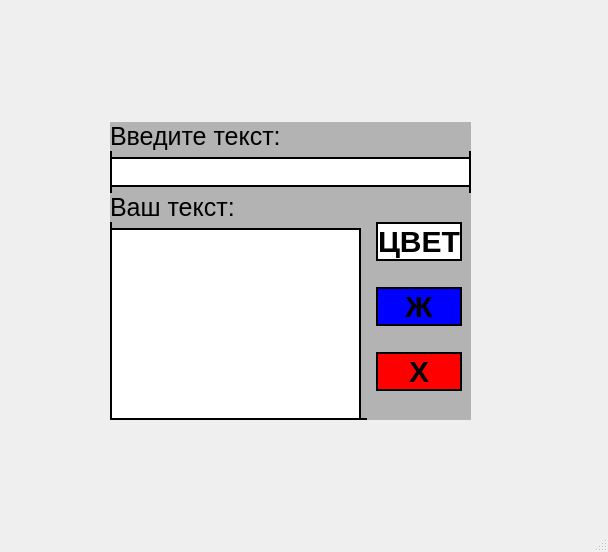
<?xml version="1.0" encoding="UTF-8"?>
<ui version="4.0">
 <class>MainWindow</class>
 <widget class="QMainWindow" name="MainWindow">
  <property name="geometry">
   <rect>
    <x>0</x>
    <y>0</y>
    <width>608</width>
    <height>552</height>
   </rect>
  </property>
  <property name="windowTitle">
   <string>MainWindow</string>
  </property>
  <widget class="QWidget" name="centralwidget">
   <widget class="QWidget" name="app" native="true">
    <property name="geometry">
     <rect>
      <x>110</x>
      <y>122</y>
      <width>361</width>
      <height>298</height>
     </rect>
    </property>
    <property name="styleSheet">
     <string notr="true">background-color: #b3b3b3;
border: 2px solid black;</string>
    </property>
    <layout class="QVBoxLayout" name="verticalLayout_2">
     <item>
      <widget class="QLabel" name="label_3">
       <property name="styleSheet">
        <string notr="true">font-size: 25px;
border: none;</string>
       </property>
       <property name="text">
        <string>Введите текст:</string>
       </property>
      </widget>
     </item>
     <item>
      <widget class="QLineEdit" name="lineEdit">
       <property name="minimumSize">
        <size>
         <width>0</width>
         <height>30</height>
        </size>
       </property>
       <property name="styleSheet">
        <string notr="true">border: 2px solid black;
background-color: white;</string>
       </property>
      </widget>
     </item>
     <item>
      <layout class="QHBoxLayout" name="horizontalLayout">
       <item>
        <layout class="QVBoxLayout" name="text_output">
         <item>
          <widget class="QLabel" name="label_2">
           <property name="styleSheet">
            <string notr="true">font-size: 25px;
border: none;</string>
           </property>
           <property name="text">
            <string>Ваш текст:</string>
           </property>
          </widget>
         </item>
         <item>
          <widget class="QTextEdit" name="textEdit">
           <property name="styleSheet">
            <string notr="true">border: 2px solid black;
background-color: white;</string>
           </property>
          </widget>
         </item>
        </layout>
       </item>
       <item>
        <widget class="QWidget" name="buttons" native="true">
         <property name="enabled">
          <bool>true</bool>
         </property>
         <property name="maximumSize">
          <size>
           <width>150</width>
           <height>16777215</height>
          </size>
         </property>
         <property name="styleSheet">
          <string notr="true">font-size: 30px;
font-weight: bold;
border: none;</string>
         </property>
         <layout class="QVBoxLayout" name="verticalLayout">
          <item>
           <widget class="QPushButton" name="pushButton">
            <property name="styleSheet">
             <string notr="true">border: 2px solid black;
background-color: white;</string>
            </property>
            <property name="text">
             <string>ЦВЕТ</string>
            </property>
           </widget>
          </item>
          <item>
           <widget class="QPushButton" name="pushButton_bold">
            <property name="minimumSize">
             <size>
              <width>0</width>
              <height>0</height>
             </size>
            </property>
            <property name="styleSheet">
             <string notr="true">border: 2px solid black;
background-color: blue;</string>
            </property>
            <property name="text">
             <string>Ж</string>
            </property>
           </widget>
          </item>
          <item>
           <widget class="QPushButton" name="pushButton_del">
            <property name="minimumSize">
             <size>
              <width>70</width>
              <height>0</height>
             </size>
            </property>
            <property name="styleSheet">
             <string notr="true">border: 2px solid black;
background-color: red;</string>
            </property>
            <property name="text">
             <string>Х</string>
            </property>
           </widget>
          </item>
         </layout>
        </widget>
       </item>
      </layout>
     </item>
    </layout>
   </widget>
  </widget>
  <widget class="QStatusBar" name="statusbar"/>
  <widget class="QMenuBar" name="menubar">
   <property name="geometry">
    <rect>
     <x>0</x>
     <y>0</y>
     <width>608</width>
     <height>26</height>
    </rect>
   </property>
  </widget>
 </widget>
 <resources/>
 <connections/>
</ui>
